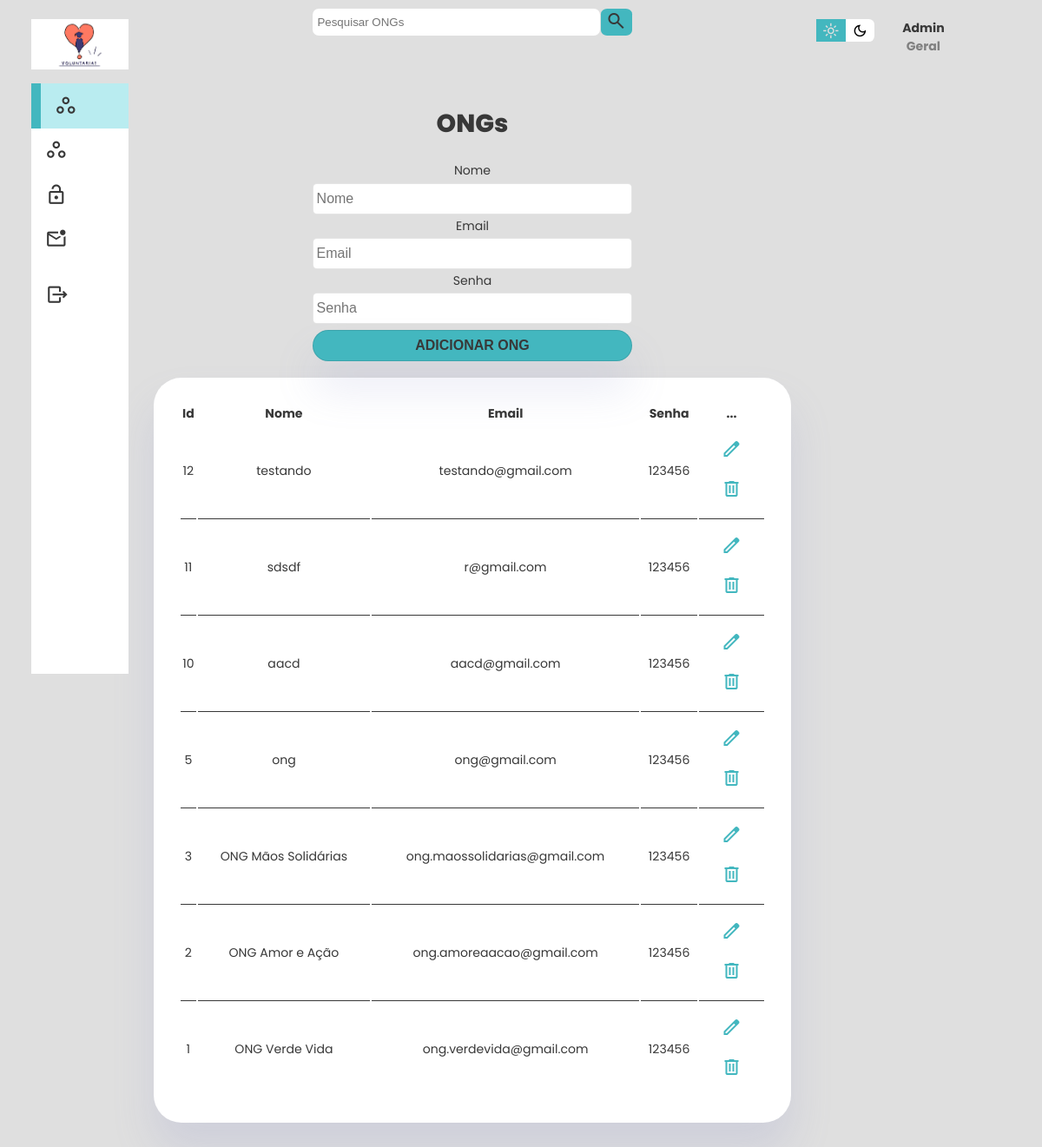
/admGeral.php (signed in), run on the app's committed database.
### tables this page shows
CREATE TABLE IF NOT EXISTS `ongcad` (
  `idong` int NOT NULL AUTO_INCREMENT,
  `imagem` blob,
  `nomeOng` varchar(45) NOT NULL,
  `emailOng` varchar(60) NOT NULL,
  `senhaOng` varchar(12) NOT NULL,
  `telefone` varchar(9) NOT NULL,
  `cep` varchar(8) NOT NULL,
  `numero` varchar(8) NOT NULL,
  `descricao` varchar(200) DEFAULT NULL,
  `userImage` varchar(255) DEFAULT NULL,
  PRIMARY KEY (`idong`),
  UNIQUE KEY `email_UNIQUE` (`emailOng`)
);

### admGeral.php (the view, shortened to what this page needs)
<?php
include_once('conexao.php');
if (!empty($_GET['search'])) {
    $data = $_GET['search'];
    $sql = "SELECT * FROM ongcad WHERE idong LIKE '%$data%' OR nomeOng LIKE '%$data%' ORDER BY idong DESC";
} else {
    $sql = "SELECT * FROM ongcad ORDER BY idong DESC";
}
$result = $conexao->query($sql);
?>
<!DOCTYPE html>
<html lang="pt-br">
<head>
    <link rel="stylesheet" href="css/ong-admin.css">
</head>
<body>
    <div class="container">
        <aside>
            <div class="top">
                <div class="logo">
                    <img src="imagens/logo.png" alt="" width="58px">
                </div>
            </div>
            <div class="sidebar">
                <a href="admGeral.php" class="active">
                    <span class="material-symbols-outlined">workspaces</span>
                </a>
                <a href="admVolunt.php">
                    <span class="material-symbols-outlined">workspaces</span>
                </a>
                <a href="senhaAdm.php">
                    <span class="material-symbols-outlined">lock_open</span>
                </a>
                <a href="not.php">
                    <span class="material-symbols-outlined">mark_email_unread</span>
                </a>
                <a href="logout.php">
                    <span class="material-symbols-outlined">move_item</span>
                </a>
            </div>
        </aside>
        <div >
            <main>
                <div class="box-search">
                    <input type="search" class="form-control w-25" placeholder="Pesquisar ONGs" id="pesquisar">
                    <button onclick="searchData()">
                        <span class="material-symbols-outlined">search</span>
                    </button>
                </div>
                <div class="recent_order">
                    <h1>ONGs</h1>
                    <form action="admGeral.php" class="addVaga" method="post">
                        <label for="nomeOng">Nome</label>
                        <input type="text" name="nomeOng" id="nomeOng" class="box" placeholder="Nome" required>
                        <label for="emailOng">Email</label>
                        <input type="email" name="emailOng" id="emailOng" class="box" placeholder="Email" required>
                        <label for="senhaOng">Senha</label>
                        <input type="password" name="senhaOng" id="senhaOng" class="box" placeholder="Senha" required>
                        <input type="submit" class="btn" id="submit" name="submit" value="Adicionar ONG">
                    </form>
                    <div>
                        <table class="table" id="tabela-ongadmin">
                            <thead>
                                <tr>
                                    <th scope="col">Id</th>
                                    <th scope="col">Nome</th>
                                    <th scope="col">Email</th>
                                    <th scope="col">Senha</th>
                                    <th scope="col">...</th>
                                </tr>
                            </thead>
                            <tbody>
                                <?php
                                while ($user_data = mysqli_fetch_assoc($result)) {
                                    echo "<tr>";
                                    echo "<td>".$user_data['idong']."</td>";
                                    echo "<td>".$user_data['nomeOng']."</td>";
                                    echo "<td>".$user_data['emailOng']."</td>";
                                    echo "<td>".$user_data['senhaOng']."</td>";
                                    echo "<td>
                                        <a href='editar-ong.php?idong=".$user_data['idong']."'>
                                            <span class='material-symbols-outlined'>edit</span>
                                        </a>
                                        <a href='delete-ong.php?idong=".$user_data['idong']."'>
                                            <span class='material-symbols-outlined'>delete</span>
                                        </a>
                                    </td>";
                                    echo "</tr>";
                                }
                                ?>
                            </tbody>
                        </table>
                    </div>
                </div>
            </main>
        </div>
        <div class="right">
            <div class="top">
                <div class="theme-toggler">
                    <span class="material-symbols-outlined active">light_mode</span>
                    <span class="material-symbols-outlined">dark_mode</span>
                </div>
                <div class="profile">
                    <div class="info">
                        <p><b>Admin<b></p>
                        <p>Geral</p>
                    </div>
                </div>
            </div>
        </div>
    </div>
</body>
</html>

### data on the page
ongcad: idong "12", nomeOng "testando", emailOng "testando@gmail.com", senhaOng "123456"
ongcad: idong "11", nomeOng "sdsdf", emailOng "r@gmail.com", senhaOng "123456"
ongcad: idong "10", nomeOng "aacd", emailOng "aacd@gmail.com", senhaOng "123456"
ongcad: idong "5", nomeOng "ong", emailOng "ong@gmail.com", senhaOng "123456"
ongcad: idong "3", nomeOng "ONG Mãos Solidárias", emailOng "ong.maossolidarias@gmail.com", senhaOng "123456"
ongcad: idong "2", nomeOng "ONG Amor e Ação", emailOng "ong.amoreaacao@gmail.com", senhaOng "123456"
ongcad: idong "1", nomeOng "ONG Verde Vida", emailOng "ong.verdevida@gmail.com", senhaOng "123456"
